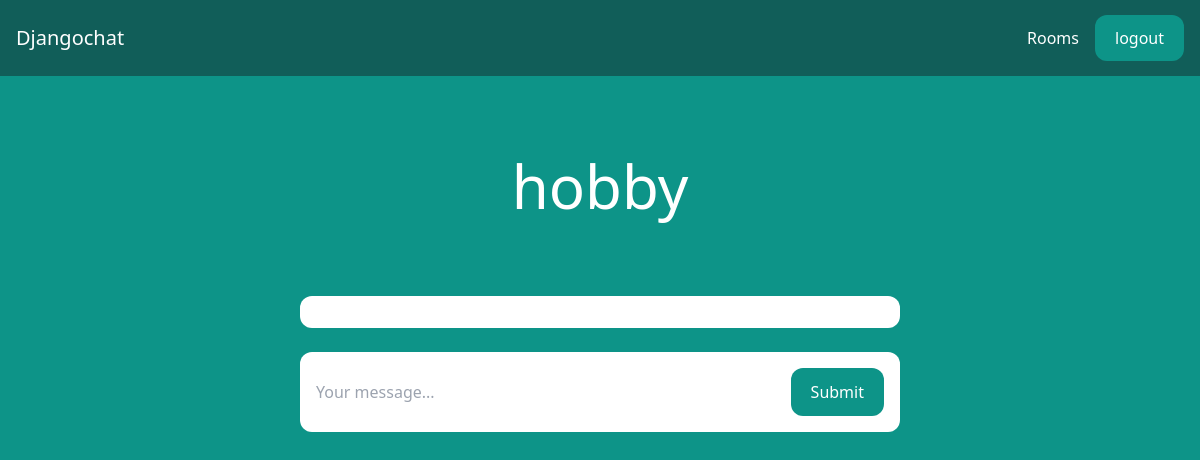
Page /rooms/hobby/ (signed in) on the earlier database version.
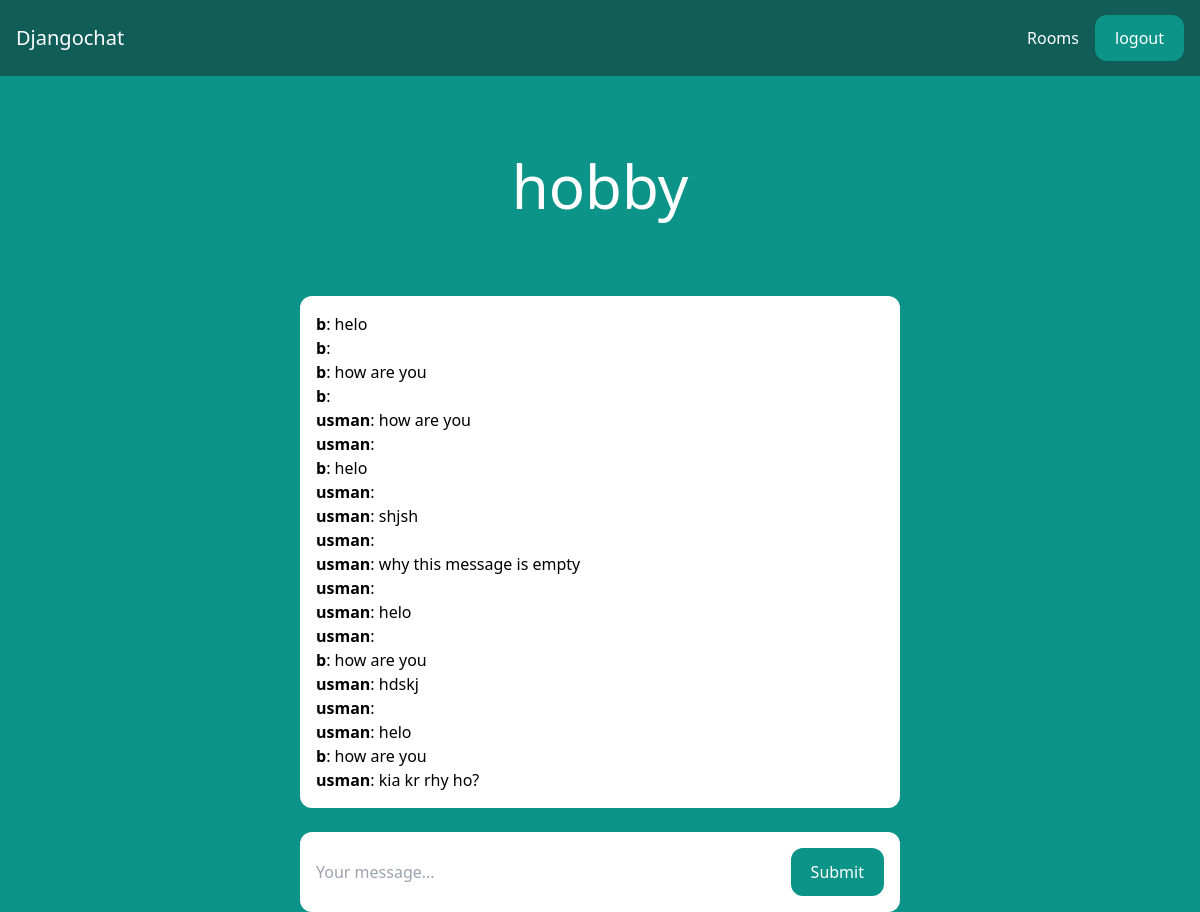
Same page on the later database version.
### room/models.py (models this page shows)
class Room(models.Model):
    name = models.CharField(max_length=255)
    slug = models.SlugField(unique=True)

class Message(models.Model):
    room = models.ForeignKey(Room, related_name='messages', on_delete=models.CASCADE)
    user = models.ForeignKey(User, related_name='messages', on_delete=models.CASCADE)
    content = models.TextField()
    date_added = models.DateTimeField(auto_now_add=True)
    class Meta:
        ordering = ('date_added',)

### room/views.py (the view)
# urls.py: path('rooms/', include('room.urls')),
@login_required
def room(request, slug):
    room = Room.objects.get(slug=slug)
    messages = Message.objects.filter(room=room)[0:25]
    return render(request, 'room/room.html', {'room': room, 'messages': messages})

### room/templates/room/room.html (shortened to what this page needs)
{% extends 'core/base.html' %}
{% block content %}
<div class="p-10 lg:p-20 text-center">
    <h1 class="text-3xl lg:text-6xl text-white">{{ room.name }}</h1>
</div>
<div class="lg:w-2/4 mx-4 lg:mx-auto p-4 bg-white rounded-xl">
    <div class="chat-messages space-y-3" id="chat-messages">
        {% for m in messages %}<b>{{ m.user.username }}</b>: {{ m.content }}<br>{% endfor %}
    </div>
</div>
<div class="lg:w-2/4 mt-6 mx-4 lg:mx-auto p-4 bg-white rounded-xl">
    <form method="post" action="." class="flex">
        <input type="text" name="content" class="flex-1 mr-3" placeholder="Your message..." id="chat-message-input">
        <button
            class="px-5 py-3 rounded-xl text-white bg-teal-600 hover:bg-teal-700"
            id="chat-message-submit"
        >Submit</button>
    </form>
</div>
{% endblock %}

### core/templates/core/base.html (shortened to what this page needs)
<!DOCTYPE html>
<html>
    <head>
        <script src="https://cdn.tailwindcss.com"></script>
    </head>
    <body class="bg-teal-600">
        <nav class="flex items-center justify-between px-4 py-6 bg-teal-800">
            <div>
                <a href="/" class="text-xl text-white">Djangochat</a>
            </div>
            <div class="flex items-center space-x-4">
                {% if request.user.is_authenticated %}
                    <a href="/rooms/" class="text-white hover:text-gray-200">Rooms</a>
                    <form id="frm_logout" method="post" action="{% url 'logout' %}">     {% csrf_token %}     <a  href="javascript:$('#frm_logout').submit();" class="px-5 py-3 rounded-xl text-white bg-teal-600 hover:bg-teal-700">logout</a> </form>
                {% else %}
                    <a href="/login/" class="text-white hover:text-gray-200">Log in</a>
                    <a href="/signup/" class="px-5 py-3 rounded-xl text-white bg-teal-600 hover:bg-teal-700">Sign up</a>
                {% endif %}
            </div>
        </nav>
        {% block content %}{% endblock %}
    </body>
</html>

Differences in the rows shown:
added Message: user.username "b", content "helo"
added Message: user.username "b"
added Message: user.username "b", content "how are you"
added Message: user.username "b"
added Message: user.username "usman", content "how are you"
added Message: user.username "usman"
added Message: user.username "b", content "helo"
added Message: user.username "usman"
added Message: user.username "usman", content "shjsh"
added Message: user.username "usman"
added Message: user.username "usman", content "why this message is empty"
added Message: user.username "usman"
added Message: user.username "usman", content "helo"
added Message: user.username "usman"
added Message: user.username "b", content "how are you"
added Message: user.username "usman", content "hdskj"
added Message: user.username "usman"
added Message: user.username "usman", content "helo"
added Message: user.username "b", content "how are you"
added Message: user.username "usman", content "kia kr rhy ho?"
